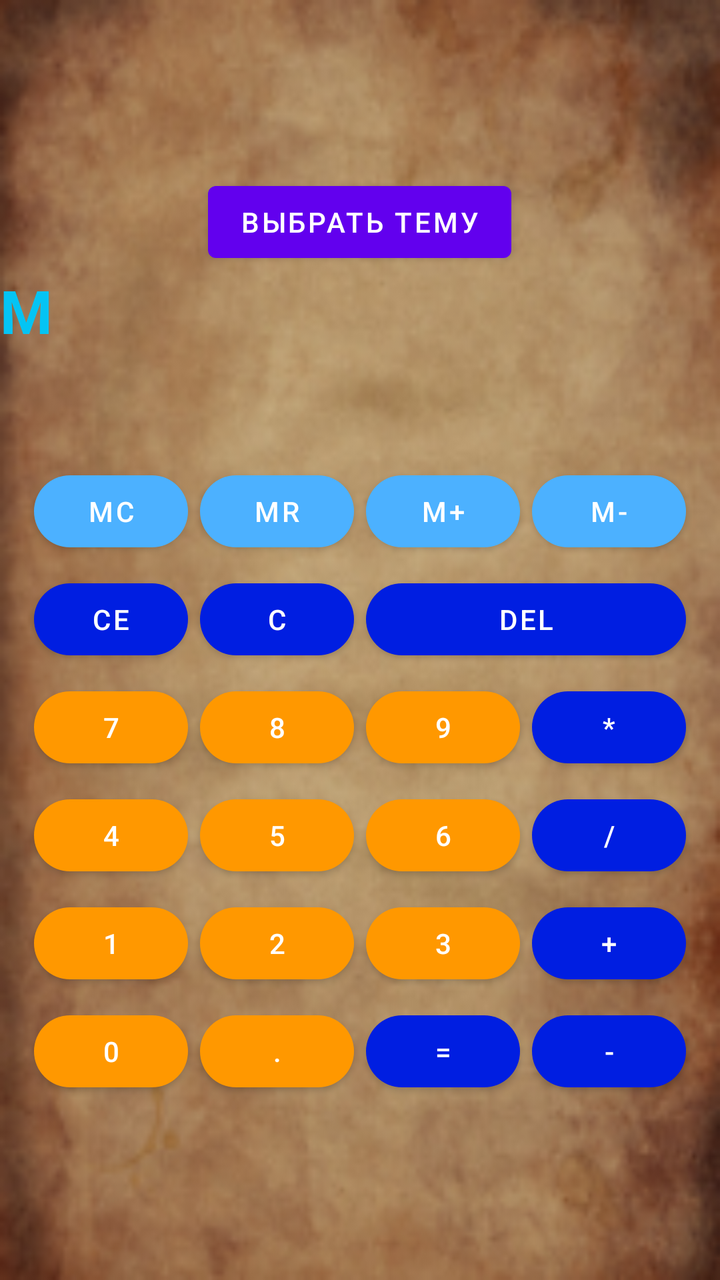
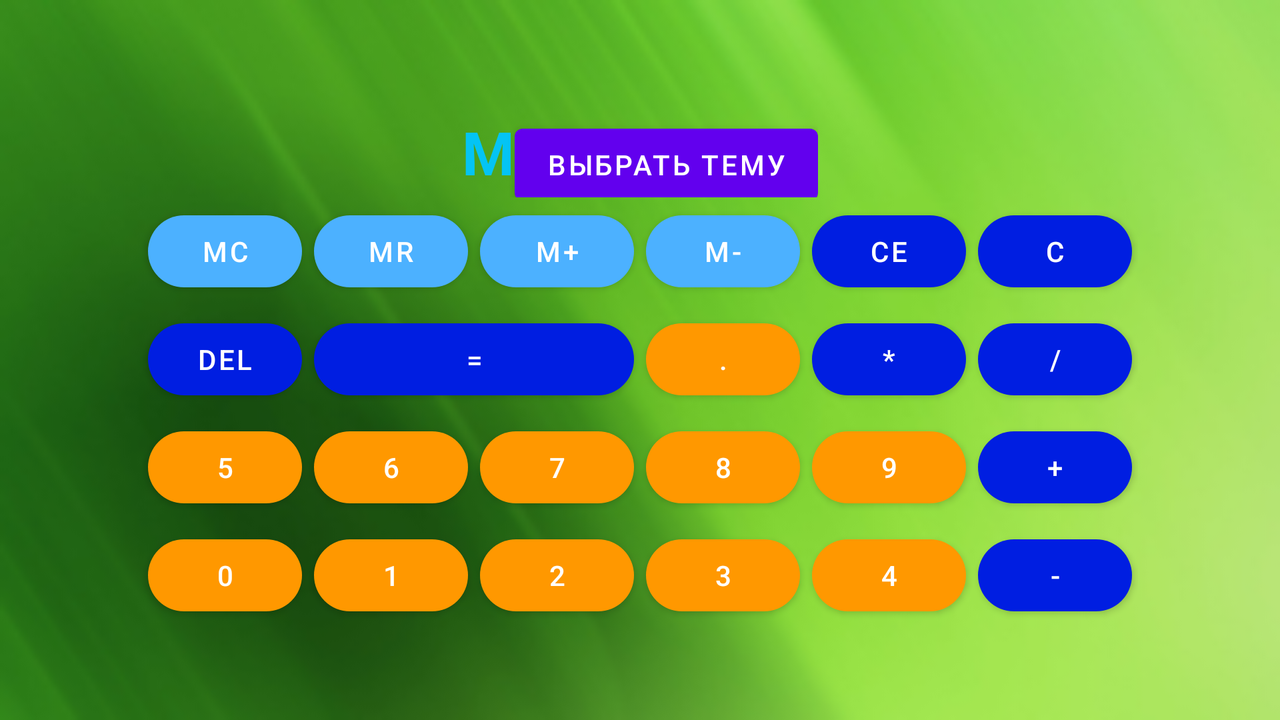

The same Android screen from two of the app's own layout files: first res/layout/ as a phone draws it, then the repository's variant for another configuration, drawn on a device whose configuration selects that folder. Both files follow.
<!-- AndroidManifest.xml: application theme Theme.Calculator -->
<!-- res/layout/activity_main.xml -->
<?xml version="1.0" encoding="utf-8"?>
<LinearLayout xmlns:android="http://schemas.android.com/apk/res/android"
    android:layout_width="match_parent"
    android:layout_height="match_parent"
    android:background="@drawable/ic_backgroundcalc2"
    android:gravity="center_vertical|center_horizontal"
    android:orientation="vertical">

    <Button
        android:id="@+id/settings_button"
        android:layout_width="wrap_content"
        android:layout_height="wrap_content"
        android:text="@string/settings_button_text">

    </Button>

    <TextView
        android:id="@+id/text_memory_textview"
        style="@style/text_memory_textview" />

    <TextView
        android:id="@+id/expression_string_textview"
        style="@style/expression_string_textview" />

    <GridLayout
        android:layout_width="wrap_content"
        android:layout_height="wrap_content"
        android:columnCount="4">

        <com.google.android.material.button.MaterialButton
            android:id="@+id/memory_clear_button"
            style="@style/memory_buttons"
            android:text="@string/memory_clear_button" />

        <com.google.android.material.button.MaterialButton
            android:id="@+id/memory_read_button"
            style="@style/memory_buttons"
            android:text="@string/memory_read_button" />

        <com.google.android.material.button.MaterialButton
            android:id="@+id/memory_addition_button"
            style="@style/memory_buttons"
            android:text="@string/memory_addition_button" />

        <com.google.android.material.button.MaterialButton
            android:id="@+id/memory_subtraction_button"
            style="@style/memory_buttons"
            android:text="@string/memory_subtraction_button" />

        <com.google.android.material.button.MaterialButton
            android:id="@+id/clear_entry_button"
            style="@style/function_buttons"
            android:text="@string/clear_entry_button" />

        <com.google.android.material.button.MaterialButton
            android:id="@+id/clear_button"
            style="@style/function_buttons"
            android:text="@string/clear_button" />

        <com.google.android.material.button.MaterialButton
            android:id="@+id/delete_button"
            style="@style/function_buttons"
            android:layout_columnSpan="2"
            android:layout_gravity="fill_horizontal"
            android:text="@string/delete_button" />

        <com.google.android.material.button.MaterialButton
            android:id="@+id/number_7_button"
            style="@style/number_buttons"
            android:text="@string/number_7_button" />

        <com.google.android.material.button.MaterialButton
            android:id="@+id/number_8_button"
            style="@style/number_buttons"
            android:text="@string/number_8_button" />

        <com.google.android.material.button.MaterialButton
            android:id="@+id/number_9_button"
            style="@style/number_buttons"
            android:text="@string/number_9_button" />

        <com.google.android.material.button.MaterialButton
            android:id="@+id/multiplication_button"
            style="@style/function_buttons"
            android:text="@string/multiplication_button" />

        <com.google.android.material.button.MaterialButton
            android:id="@+id/number_4_button"
            style="@style/number_buttons"
            android:text="@string/number_4_button" />

        <com.google.android.material.button.MaterialButton
            android:id="@+id/number_5_button"
            style="@style/number_buttons"
            android:text="@string/number_5_button" />

        <com.google.android.material.button.MaterialButton
            android:id="@+id/number_6_button"
            style="@style/number_buttons"
            android:text="@string/number_6_button" />

        <com.google.android.material.button.MaterialButton
            android:id="@+id/division_button"
            style="@style/function_buttons"
            android:text="@string/division_button" />

        <com.google.android.material.button.MaterialButton
            android:id="@+id/number_1_button"
            style="@style/number_buttons"
            android:text="@string/number_1_button" />

        <com.google.android.material.button.MaterialButton
            android:id="@+id/number_2_button"
            style="@style/number_buttons"
            android:text="@string/number_2_button" />

        <com.google.android.material.button.MaterialButton
            android:id="@+id/number_3_button"
            style="@style/number_buttons"
            android:text="@string/number_3_button" />

        <com.google.android.material.button.MaterialButton
            android:id="@+id/addition_button"
            style="@style/function_buttons"
            android:text="@string/addition_button" />

        <com.google.android.material.button.MaterialButton
            android:id="@+id/number_0_button"
            style="@style/number_buttons"
            android:text="@string/number_0_button" />

        <com.google.android.material.button.MaterialButton
            android:id="@+id/dot_button"
            style="@style/number_buttons"
            android:text="@string/dot_button" />

        <com.google.android.material.button.MaterialButton
            android:id="@+id/equally_button"
            style="@style/function_buttons"
            android:text="@string/equally_button" />

        <com.google.android.material.button.MaterialButton
            android:id="@+id/subtraction_button"
            style="@style/function_buttons"
            android:text="@string/subtraction_button" />

    </GridLayout>

</LinearLayout>
<!-- resources referenced by this layout -->
<resources>
  <string name="addition_button">+</string>
  <string name="clear_button">C</string>
  <string name="clear_entry_button">CE</string>
  <string name="delete_button">del</string>
  <string name="division_button">/</string>
  <string name="dot_button">.</string>
  <string name="equally_button">=</string>
  <string name="memory_addition_button">M+</string>
  <string name="memory_clear_button">MC</string>
  <string name="memory_read_button">MR</string>
  <string name="memory_subtraction_button">M-</string>
  <string name="multiplication_button">*</string>
  <string name="number_0_button">0</string>
  <string name="number_1_button">1</string>
  <string name="number_2_button">2</string>
  <string name="number_3_button">3</string>
  <string name="number_4_button">4</string>
  <string name="number_5_button">5</string>
  <string name="number_6_button">6</string>
  <string name="number_7_button">7</string>
  <string name="number_8_button">8</string>
  <string name="number_9_button">9</string>
  <string name="settings_button_text">Выбрать тему</string>
  <string name="subtraction_button">-</string>
  <style name="expression_string_textview" parent="text_memory_textview">
          <item name="android:textSize">@dimen/expression_string_textview_text_size</item>
          <item name="android:gravity">center</item>
          <item name="android:text">@string/expression_string_textview</item>
          <item name="android:textColor">@color/expression_textview</item>
      </style>
  <style name="function_buttons" parent="calculator_buttons">
          <item name="backgroundTint">@color/function_buttons</item>
      </style>
  <style name="memory_buttons" parent="calculator_buttons">
          <item name="backgroundTint">@color/memory_buttons</item>
      </style>
  <style name="number_buttons" parent="calculator_buttons">
          <item name="backgroundTint">@color/number_buttons</item>
      </style>
  <style name="text_memory_textview">
          <item name="android:layout_width">match_parent</item>
          <item name="android:layout_height">wrap_content</item>
          <item name="android:textStyle">bold</item>
          <item name="android:textSize">@dimen/text_memory_textview_text_size</item>
          <item name="android:gravity">start</item>
          <item name="android:textColor">@color/text_memory_textview</item>
          <item name="android:text">@string/text_memory_textview</item>
      </style>
  <dimen name="expression_string_textview_text_size">40sp</dimen>
  <string name="expression_string_textview">""</string>
  <color name="expression_textview">#113EE4</color>
  <style name="calculator_buttons">
          <item name="android:layout_width">@dimen/calculator_buttons_width</item>
          <item name="android:layout_height">wrap_content</item>
          <item name="android:layout_margin">@dimen/calculator_buttons_layout_margin</item>
          <item name="cornerRadius">@dimen/calculator_buttons_corner_radius</item>
          <item name="android:textAlignment">center</item>
      </style>
  <color name="function_buttons">#001EE1</color>
  <color name="memory_buttons">#4CB1FF</color>
  <color name="number_buttons">#FF9800</color>
  <dimen name="text_memory_textview_text_size">30sp</dimen>
  <color name="text_memory_textview">#04C4F4</color>
  <string name="text_memory_textview">M</string>
  <color name="purple_500">#FF6200EE</color>
  <color name="purple_700">#FF3700B3</color>
  <color name="white">#FFFFFFFF</color>
  <color name="teal_200">#FF03DAC5</color>
  <color name="teal_700">#FF018786</color>
  <color name="black">#FF000000</color>
  <dimen name="calculator_buttons_width">77dp</dimen>
  <dimen name="calculator_buttons_layout_margin">3dp</dimen>
  <dimen name="calculator_buttons_corner_radius">23dp</dimen>
  <!-- some entries are left out for length -->
</resources>
<!-- res/layout-land/activity_main.xml (the repository's variant of the layout above) -->
<!-- drawn on the phone turned sideways -->
<?xml version="1.0" encoding="utf-8"?>
<LinearLayout xmlns:android="http://schemas.android.com/apk/res/android"
    android:layout_width="match_parent"
    android:layout_height="match_parent"
    android:background="@drawable/calcbackground"
    android:gravity="center_vertical|center_horizontal"
    android:orientation="vertical">

    <LinearLayout
        android:layout_width="wrap_content"
        android:layout_height="wrap_content"
        android:orientation="horizontal">
        <TextView
            android:id="@+id/text_memory_textview"
            style="@style/text_memory_textview"/>
        <TextView
            android:id="@+id/expression_string_textview"
            style="@style/expression_string_textview"/>
        <Button
            android:id="@+id/settings_button"
            android:layout_width="wrap_content"
            android:layout_height="wrap_content"
            android:text="@string/settings_button_text">
        </Button>
    </LinearLayout>

    <GridLayout
        android:layout_width="wrap_content"
        android:layout_height="wrap_content"
        android:columnCount="6">

        <com.google.android.material.button.MaterialButton
            android:id="@+id/memory_clear_button"
            style="@style/memory_buttons"
            android:text="@string/memory_clear_button" />

        <com.google.android.material.button.MaterialButton
            android:id="@+id/memory_read_button"
            style="@style/memory_buttons"
            android:text="@string/memory_read_button" />

        <com.google.android.material.button.MaterialButton
            android:id="@+id/memory_addition_button"
            style="@style/memory_buttons"
            android:text="@string/memory_addition_button" />

        <com.google.android.material.button.MaterialButton
            android:id="@+id/memory_subtraction_button"
            style="@style/memory_buttons"
            android:text="@string/memory_subtraction_button" />

        <com.google.android.material.button.MaterialButton
            android:id="@+id/clear_entry_button"
            style="@style/function_buttons"
            android:text="@string/clear_entry_button" />

        <com.google.android.material.button.MaterialButton
            android:id="@+id/clear_button"
            style="@style/function_buttons"
            android:text="@string/clear_button" />

        <com.google.android.material.button.MaterialButton
            android:id="@+id/delete_button"
            style="@style/function_buttons"
            android:layout_gravity="fill_horizontal"
            android:text="@string/delete_button" />

        <com.google.android.material.button.MaterialButton
            android:id="@+id/equally_button"
            style="@style/function_buttons"
            android:layout_columnSpan="2"
            android:layout_gravity="fill_horizontal"
            android:text="@string/equally_button" />

        <com.google.android.material.button.MaterialButton
            android:id="@+id/dot_button"
            style="@style/number_buttons"
            android:text="@string/dot_button" />

        <com.google.android.material.button.MaterialButton
            android:id="@+id/multiplication_button"
            style="@style/function_buttons"
            android:text="@string/multiplication_button" />

        <com.google.android.material.button.MaterialButton
            android:id="@+id/division_button"
            style="@style/function_buttons"
            android:text="@string/division_button" />

        <com.google.android.material.button.MaterialButton
            android:id="@+id/number_5_button"
            style="@style/number_buttons"
            android:text="@string/number_5_button" />

        <com.google.android.material.button.MaterialButton
            android:id="@+id/number_6_button"
            style="@style/number_buttons"
            android:text="@string/number_6_button" />

        <com.google.android.material.button.MaterialButton
            android:id="@+id/number_7_button"
            style="@style/number_buttons"
            android:text="@string/number_7_button" />

        <com.google.android.material.button.MaterialButton
            android:id="@+id/number_8_button"
            style="@style/number_buttons"
            android:text="@string/number_8_button" />

        <com.google.android.material.button.MaterialButton
            android:id="@+id/number_9_button"
            style="@style/number_buttons"
            android:text="@string/number_9_button" />

        <com.google.android.material.button.MaterialButton
            android:id="@+id/addition_button"
            style="@style/function_buttons"
            android:text="@string/addition_button" />

        <com.google.android.material.button.MaterialButton
            android:id="@+id/number_0_button"
            style="@style/number_buttons"
            android:text="@string/number_0_button" />

        <com.google.android.material.button.MaterialButton
            android:id="@+id/number_1_button"
            style="@style/number_buttons"
            android:text="@string/number_1_button" />

        <com.google.android.material.button.MaterialButton
            android:id="@+id/number_2_button"
            style="@style/number_buttons"
            android:text="@string/number_2_button" />

        <com.google.android.material.button.MaterialButton
            android:id="@+id/number_3_button"
            style="@style/number_buttons"
            android:text="@string/number_3_button" />

        <com.google.android.material.button.MaterialButton
            android:id="@+id/number_4_button"
            style="@style/number_buttons"
            android:text="@string/number_4_button" />

        <com.google.android.material.button.MaterialButton
            android:id="@+id/subtraction_button"
            style="@style/function_buttons"
            android:text="@string/subtraction_button" />

    </GridLayout>

</LinearLayout>
